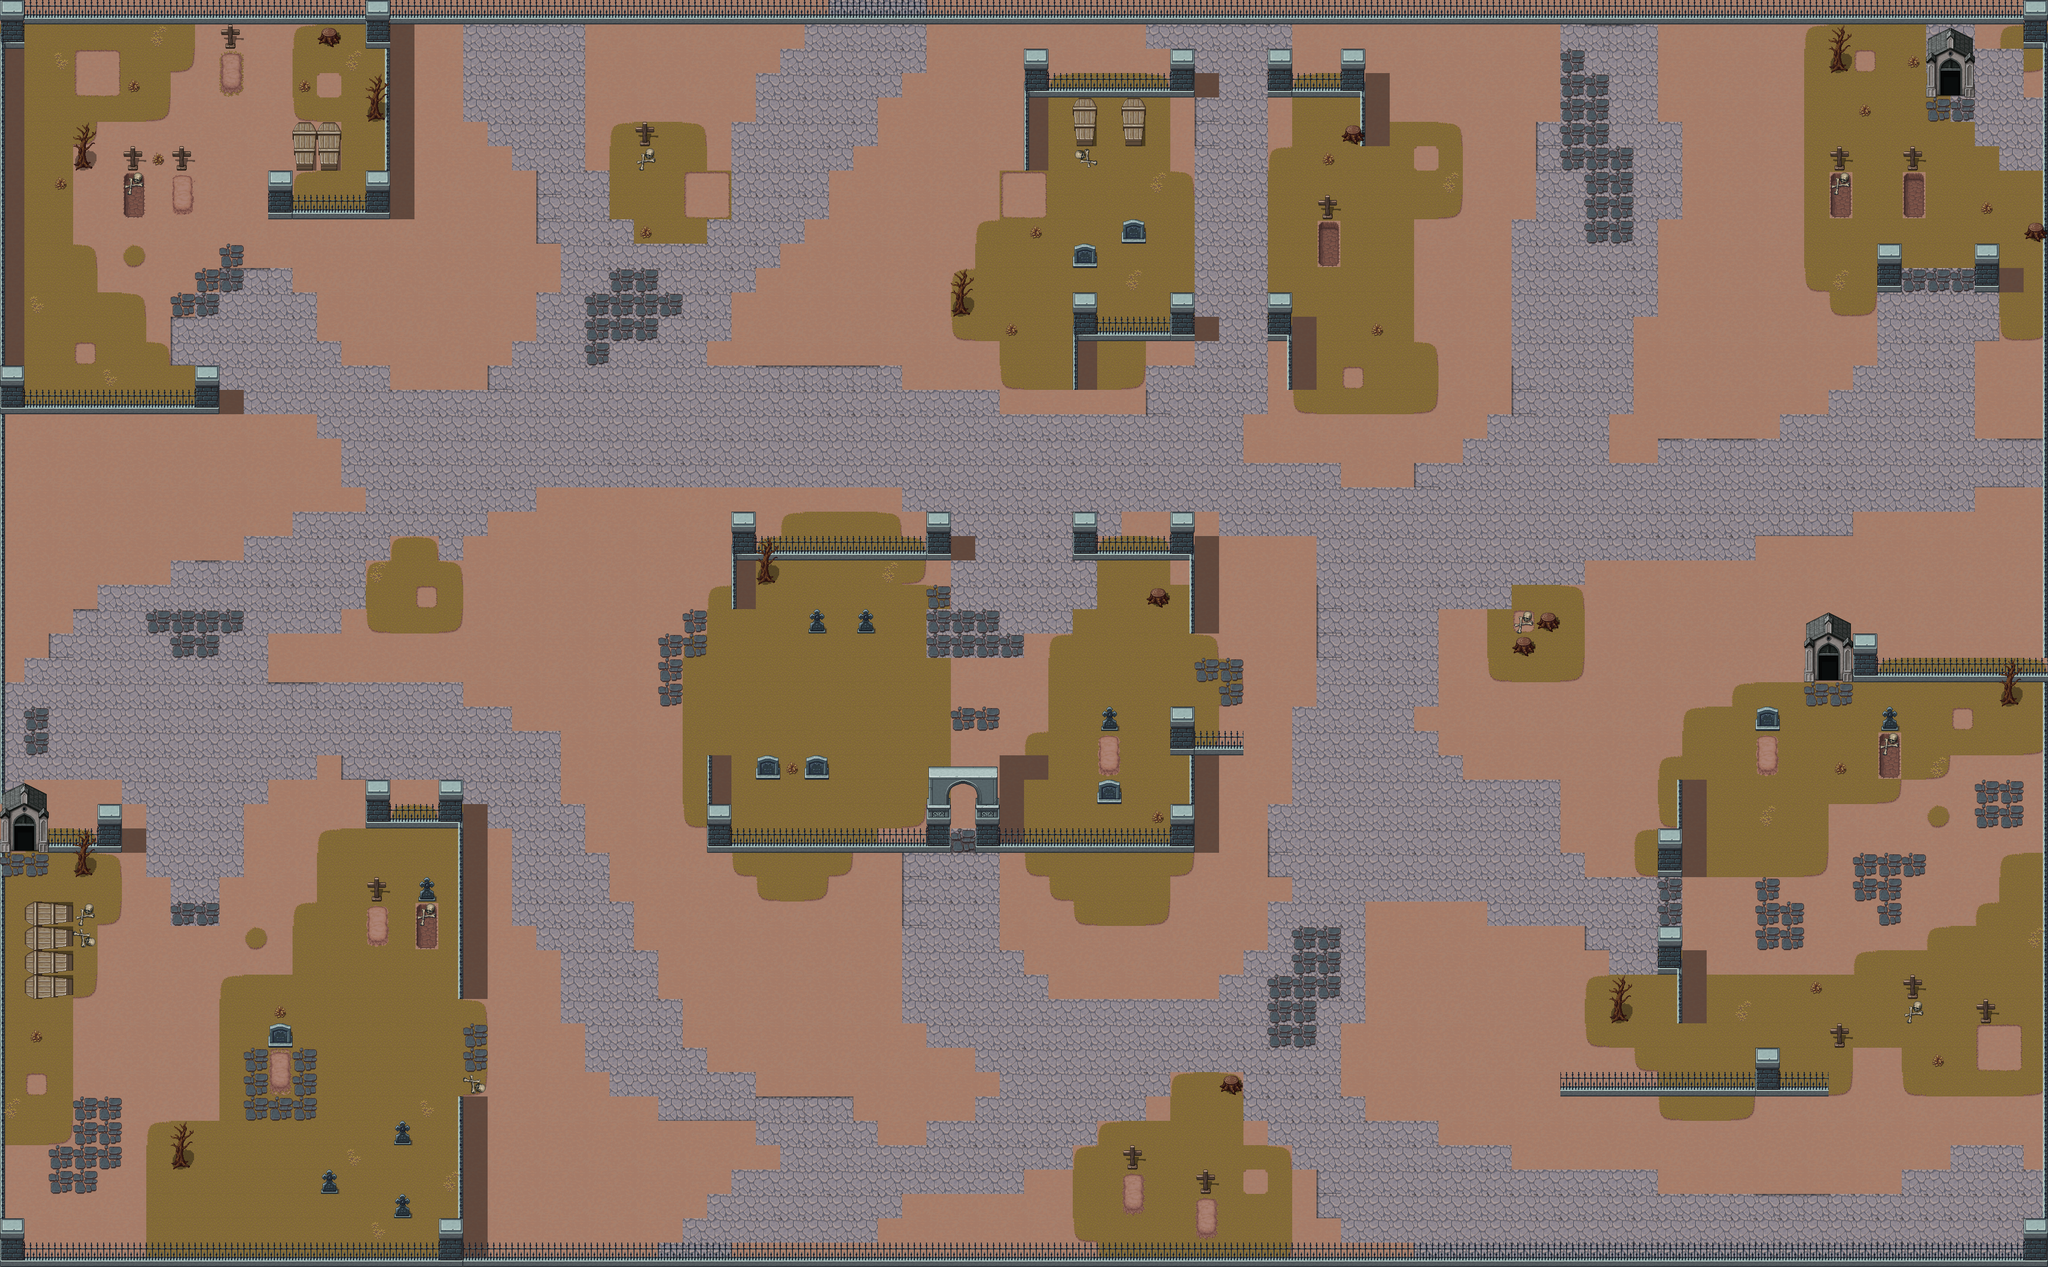

This game map was drawn from its Tiled (.tmx) file and the tilesets committed beside it. A one-line description and the trimmed map source follow:
An orthogonal 84x52 tile map with 48x48 px tiles, 5 tile layers (grounds, decals, walls, objects, ...), 4 tilesets and 136 objects.

<map version="1.10" tiledversion="1.11.2" orientation="orthogonal" renderorder="right-down" width="84" height="52" tilewidth="48" tileheight="48" infinite="0" nextlayerid="18" nextobjectid="166">
 <tileset firstgid="1" name="Cemetery_Objects" tilewidth="48" tileheight="48" tilecount="63" columns="7">
  <image source="tiles/Cemetery_Objects.png" width="336" height="432" />
 </tileset>
 <tileset firstgid="64" name="Village_Ground" tilewidth="48" tileheight="48" tilecount="18" columns="6">
  <image source="tiles/Village_Ground.png" width="288" height="144" />
 </tileset>
 <tileset firstgid="82" name="Village_Props" tilewidth="48" tileheight="48" tilecount="100" columns="10">
  <image source="tiles/Village_Props.png" width="480" height="480" />
 </tileset>
 <tileset firstgid="182" name="Cemetery_Ground" tilewidth="48" tileheight="48" tilecount="24" columns="4">
  <image source="tiles/Cemetery_Ground.png" width="192" height="288" />
 </tileset>
 <layer id="11" name="grounds" width="84" height="52">
  <data>[4368 cells, 4365 non-empty, 5 distinct tile ids]</data>
 </layer>
 <layer id="12" name="decals" width="84" height="52">
  <data>[4368 cells, 2598 non-empty, 25 distinct tile ids]</data>
 </layer>
 <layer id="5" name="walls" width="84" height="52">
  <data>[4368 cells, 441 non-empty, 24 distinct tile ids]</data>
 </layer>
 <layer id="13" name="objects" width="84" height="52">
  <data>[4368 cells, 282 non-empty, 27 distinct tile ids]</data>
 </layer>
 <layer id="15" name="additional_objects" width="84" height="52">
  <data>[4368 cells, 4 non-empty, 1 distinct tile ids]</data>
 </layer>
 <objectgroup id="14" name="collisions">
  <object id="30" x="143" y="307.5" width="41.5" height="31.5">
   <ellipse />
  </object>
  <object id="32" x="720.159" y="209.25" width="38.2273" height="34.5">
   <ellipse />
  </object>
  <object id="33" x="143.75" y="1701" width="41.5" height="31.5">
   <ellipse />
  </object>
  <object id="34" x="335.25" y="2276.92" width="41.5" height="31.5">
   <ellipse />
  </object>
  <object id="35" x="1486.5" y="1124.25" width="41.5" height="31.5">
   <ellipse />
  </object>
  <object id="36" x="3166.92" y="1989.58" width="41.5" height="31.5">
   <ellipse />
  </object>
  <object id="37" x="3935.92" y="1364.92" width="41.5" height="31.5">
   <ellipse />
  </object>
  <object id="38" x="3598.96" y="118.542" width="41.5" height="31.5">
   <ellipse />
  </object>
  <object id="39" x="1872.25" y="597.583" width="40.1667" height="31.5">
   <ellipse />
  </object>
  <object id="40" x="623.818" y="54.7273" width="46.7273" height="41.0909">
   <ellipse />
  </object>
  <object id="42" x="2400.14" y="2119.2" width="46.7273" height="41.0909">
   <ellipse />
  </object>
  <object id="43" x="3023.97" y="1206.12" width="46.7273" height="41.0909">
   <ellipse />
  </object>
  <object id="44" x="2975.64" y="1253.79" width="46.7273" height="41.0909">
   <ellipse />
  </object>
  <object id="45" x="2256.3" y="1158.79" width="46.7273" height="41.0909">
   <ellipse />
  </object>
  <object id="46" x="2639.36" y="247.273" width="46.7273" height="41.0909">
   <ellipse />
  </object>
  <object id="47" x="3983.3" y="438.788" width="46.7273" height="41.0909">
   <ellipse />
  </object>
  <object id="66" x="340.75" y="305.125" width="38.25" height="31.25" />
  <object id="67" x="432" y="64.125" width="44" height="31.25" />
  <object id="68" x="243.375" y="304.125" width="38.25" height="31.25" />
  <object id="69" x="1251.88" y="256.708" width="38.25" height="31.25" />
  <object id="70" x="2594.88" y="400.875" width="38.25" height="31.25" />
  <object id="71" x="3603.87" y="307.375" width="38.25" height="31.25" />
  <object id="72" x="3747.88" y="307.375" width="38.25" height="31.25" />
  <object id="73" x="3603.88" y="2032.04" width="38.25" height="31.25" />
  <object id="74" x="3747.38" y="1936.88" width="38.25" height="31.25" />
  <object id="75" x="3891.38" y="1984.88" width="38.25" height="31.25" />
  <object id="76" x="2354.88" y="2320.37" width="38.25" height="31.25" />
  <object id="77" x="2210.88" y="2272.71" width="38.25" height="31.25" />
  <object id="78" x="722.875" y="1743.38" width="38.25" height="31.25" />
  <object id="79" x="3700.38" y="1408.38" width="38.25" height="31.25" />
  <object id="80" x="2165.54" y="1408.71" width="38.25" height="31.25" />
  <object id="81" x="1685.38" y="1216.38" width="38.25" height="31.25" />
  <object id="82" x="1589.38" y="1216.88" width="38.25" height="31.25" />
  <object id="83" x="821.208" y="1744.38" width="38.25" height="31.25" />
  <object id="84" x="773.875" y="2225.38" width="38.25" height="31.25" />
  <object id="85" x="772.875" y="2369.38" width="38.25" height="31.25" />
  <object id="86" x="629.375" y="2321.38" width="38.25" height="31.25" />
  <object id="87" x="2112.5" y="479.909" width="46.5" height="48.5909" />
  <object id="88" x="2208.75" y="432.371" width="46.5" height="48.5909" />
  <object id="89" x="3456.75" y="1392.37" width="46.5" height="48.5909" />
  <object id="90" x="528.75" y="2015.7" width="46.5" height="48.5909" />
  <object id="91" x="1584.5" y="1487.7" width="46.5" height="48.5909" />
  <object id="92" x="1489" y="1487.7" width="46.5" height="48.5909" />
  <object id="94" x="46.6667" y="785" width="337.667" height="30" />
  <object id="95" x="384.667" y="760.667" width="46" height="54.6667" />
  <object id="96" x="0.454545" y="761.151" width="46" height="54.6667" />
  <object id="97" x="529.333" y="377" width="46" height="54.6667" />
  <object id="98" x="721" y="376.667" width="46" height="54.6667" />
  <object id="99" x="721.5" y="41.1667" width="46" height="54.6667" />
  <object id="100" x="2113" y="617.333" width="46" height="54.6667" />
  <object id="101" x="2305.67" y="616.667" width="46" height="54.6667" />
  <object id="102" x="2497" y="617.667" width="46" height="54.6667" />
  <object id="103" x="2017.5" y="137.167" width="46" height="54.6667" />
  <object id="104" x="2305.5" y="136.167" width="46" height="54.6667" />
  <object id="105" x="2497" y="136.667" width="46" height="54.6667" />
  <object id="106" x="2641" y="137.167" width="46" height="54.6667" />
  <object id="107" x="3985.67" y="40.3333" width="46" height="54.6667" />
  <object id="108" x="3649.5" y="1288.67" width="46.5" height="54.6667" />
  <object id="109" x="3264.59" y="1672.48" width="46" height="54.6667" />
  <object id="110" x="3264.67" y="1866.67" width="46" height="54.6667" />
  <object id="111" x="3457.33" y="2104" width="46" height="54.6667" />
  <object id="112" x="3985" y="2438.67" width="46" height="54.6667" />
  <object id="113" x="864.333" y="2440" width="46" height="54.6667" />
  <object id="114" x="1.66667" y="2438.67" width="46" height="54.6667" />
  <object id="115" x="193.5" y="1625.17" width="46" height="54.6667" />
  <object id="116" x="1.33333" y="41.6666" width="46" height="54.6667" />
  <object id="117" x="1824.67" y="1049.33" width="46" height="54.6667" />
  <object id="118" x="2113" y="1049.33" width="46" height="54.6667" />
  <object id="119" x="2305" y="1049.33" width="46" height="54.6667" />
  <object id="120" x="2305.67" y="1432.33" width="46" height="54.6667" />
  <object id="121" x="2305" y="1624" width="46" height="54.6667" />
  <object id="122" x="1921.67" y="1626" width="46" height="54.6667" />
  <object id="123" x="1825" y="1622.67" width="46" height="54.6667" />
  <object id="124" x="1393.67" y="1625.33" width="46" height="54.6667" />
  <object id="125" x="1440.67" y="1049" width="46" height="54.6667" />
  <object id="126" x="720.333" y="1577.67" width="46" height="54.6667" />
  <object id="127" x="864.333" y="1576.33" width="46" height="54.6667" />
  </objectgroup>
 <objectgroup id="17" name="collisions_hole">
  <!-- 22 objects omitted --></objectgroup>
</map>
<!-- 59 of 136 objects omitted -->
